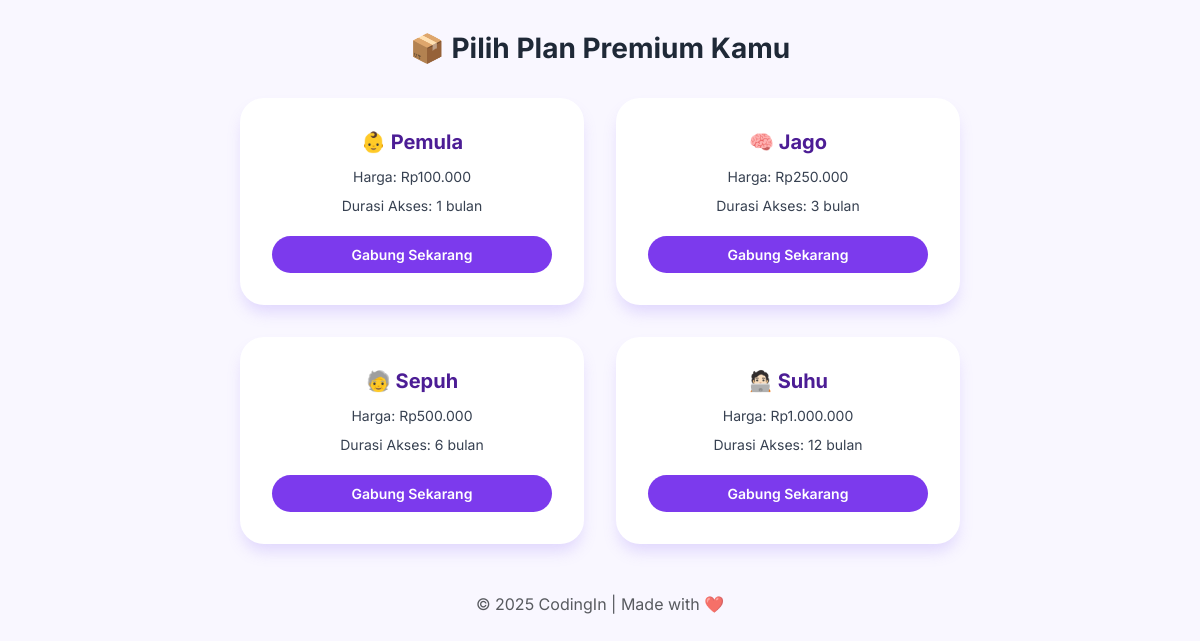
Page /transaksi/choose_plan.php (signed in) on the committed database.
### tables this page shows
CREATE TABLE `paket` (
  `ID_paket` char(4) NOT NULL,
  `Nama_paket` varchar(20) NOT NULL,
  `Durasi_paket` int(11) NOT NULL,
  `Harga` decimal(10,2) NOT NULL
);

### transaksi/choose_plan.php (the view, shortened to what this page needs)
<?php
require_once '../config/database.php';
$stmt = $pdo->query("SELECT * FROM paket");
$paket = $stmt->fetchAll(PDO::FETCH_ASSOC);
?>
<?php include '../includes/header_user.php'; ?>
<!DOCTYPE html>
<html lang="id">
<head>
</head>
<body>
  <h2>📦 Pilih Plan Premium Kamu</h2>
  <div class="grid-container">
    <?php foreach ($paket as $row): ?>
      <?php
        $emoji = match ($row['Nama_paket']) {
          'Pemula' => '👶',
          'Jago'   => '🧠',
          'Sepuh'  => '🧓',
          'Suhu'   => '🧑🏻‍💻',
          default  => '📦',
      };
      ?>
    <form method="GET" action="checkout.php" class="plan-card">
      <h3><?= $emoji . ' ' . htmlspecialchars($row['Nama_paket']) ?></h3>
      <p>Harga: Rp<?= number_format($row['Harga'], 0, ',', '.') ?></p>
      <p>Durasi Akses: <?= $row['Durasi_paket'] ?> bulan</p>
      <button type="submit">Gabung Sekarang</button>
    </form>
    <?php endforeach; ?>
  </div>
</body>
</html>
<?php include '../includes/footer_user.php'; ?>

### includes/header_user.php (style rules this page uses)
body { background-color: #f8f9fa; }

### transaksi/choose_plan.php (style rules this page uses)
body { font-family: "Inter", sans-serif; background-color: #f9f7ff; min-height: 100vh; margin: 0; padding: 2rem 1rem; display: flex; flex-direction: column; align-items: center; }
h2 { font-weight: 700; font-size: 1.75rem; color: #1f2937; margin-bottom: 2rem; }
.grid-container { display: grid; grid-template-columns: repeat(auto-fit, minmax(280px, 1fr)); gap: 2rem; max-width: 720px; width: 100%; }
.plan-card { background: white; border-radius: 1.5rem; box-shadow: 0 10px 15px -3px rgb(167 139 250 / 0.3); padding: 2rem; display: flex; flex-direction: column; align-items: center; animation: fadeInUp 0.7s ease forwards; opacity: 0; }
.plan-card h3 { font-size: 1.25rem; font-weight: 700; color: #4c1d95; margin-bottom: 0.5rem; }
.plan-card p { font-size: 0.875rem; color: #374151; margin: 0.25rem 0; }
.plan-card button { background-color: #7c3aed; color: white; font-weight: 600; font-size: 0.875rem; padding: 0.5rem 1.5rem; border-radius: 9999px; border: none; cursor: pointer; transition: background-color 0.2s ease; margin-top: 1rem; width: 100%; }

### rows in the picture
paket: Nama_paket "👶", Nama_paket "Pemula", Harga "100.000", Durasi_paket "1"
paket: Nama_paket "🧠", Nama_paket "Jago", Harga "250.000", Durasi_paket "3"
paket: Nama_paket "🧓", Nama_paket "Sepuh", Harga "500.000", Durasi_paket "6"
paket: Nama_paket "🧑🏻‍💻", Nama_paket "Suhu", Harga "1.000.000", Durasi_paket "12"
